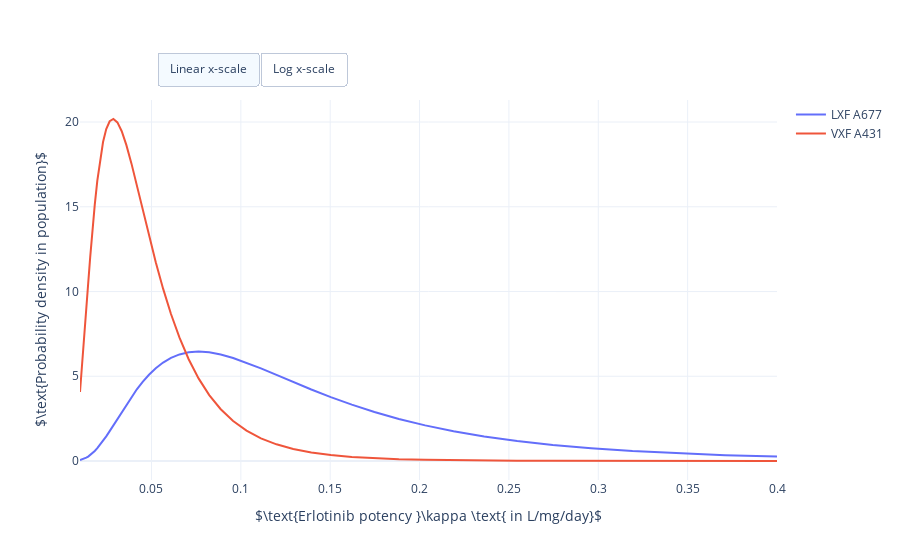

Source (notebook cell):
### Markdown cell above
Note that the population mean of the parameters $\psi$ is not of the same scale as the standard deviation of the log-normal distribution $\sigma _i$. To illustrate this point, we plotted the inferred distribution of Erlotinib's potency across indiviudal mice for LXF A677 and VXF A431 below. The population means reported in [1] were 0.117 L/mg/day and 0.0401 L/mg/day with log-normal standard deviations of 0.654 and 0.585.

### Code cell
#
# Illustration of Erlotinib's potency population distribution for LXF A677 mice assuming estimate for population mean and standard deviation in [1] were exact.
#

import numpy as np
import plotly.graph_objects as go
from scipy.stats import lognorm


# Estimates for mean and s.d. kappa from Table 1, LXF A677
mean = 0.117  # in "log(L/mg/day)"
sd = 0.654  # in "log(L/mg/day)"

# Get 1st and 99th percentile
start = -2  
end = np.log10(0.4)

# Trace out probability density
lxf_kappa = np.logspace(start=start, stop=end)
lxf_pdf = lognorm.pdf(lxf_kappa, scale=mean, s=sd)

# Estimates for mean and s.d. kappa from Table 1, LXF A677
mean = 0.0401  # in "log(L/mg/day)"
sd = 0.585  # in "log(L/mg/day)"

# Get 1st and 99th percentile
start = -2  
end = np.log10(0.4)

# Trace out probability density
vxf_kappa = np.logspace(start=start, stop=end)
vxf_pdf = lognorm.pdf(vxf_kappa, scale=mean, s=sd)  # log(x/mean) = log(x) - log(mean)

# Create figure
fig = go.Figure()

# Plot dsitribution of kappa for LXF A677
fig.add_trace(go.Scatter(
    x=lxf_kappa,
    y=lxf_pdf,
    name='LXF A677',
    hovertemplate=
        "Potency of Erlotinib: %{x:.02f} L/mg/day<br>" +
        "Probability density in population: %{y:.02f}<br>" +
        "<extra></extra>",
    mode="lines",
))

# Plot distribution of kappa for VXF A431
fig.add_trace(go.Scatter(
    x=vxf_kappa,
    y=vxf_pdf,
    name='VXF A431',
    hovertemplate=
        "Potency of Erlotinib: %{x:.02f} L/mg/day<br>" +
        "Probability density in population: %{y:.02f}<br>" +
        "<extra></extra>",
    mode="lines",
))

# Set X, Y axis and figure size
fig.update_layout(
    autosize=True,
    xaxis_title=r'$\text{Erlotinib potency }\kappa \text{ in L/mg/day}$',
    yaxis_title=r'$\text{Probability density in population}$',
    template="plotly_white")

# Add switch between linear and log y-scale
fig.update_layout(
    updatemenus=[
        dict(
            type = "buttons",
            direction = "left",
            buttons=list([
                dict(
                    args=[{"xaxis.type": "linear"}],
                    label="Linear x-scale",
                    method="relayout"
                ),
                dict(
                    args=[{"xaxis.type": "log"}],
                    label="Log x-scale",
                    method="relayout"
                )
            ]),
            pad={"r": 0, "t": -10},
            showactive=True,
            x=0.11,
            xanchor="left",
            y=1.1,
            yanchor="top"
        ),
    ]
)

# Show figure
fig.show()

### Figure 1 — Plotly figure (JSON) as saved in the notebook; plotly's stock layout.template omitted (floating-point values rounded to 4 significant figures)
{"data": [{"hovertemplate": "Potency of Erlotinib: %{x:.02f} L/mg/day<br>Probability density in population: %{y:.02f}<br><extra></extra>", "mode": "lines", "name": "LXF A677", "type": "scatter", "x": [0.01, 0.01078, 0.01162, 0.01253, 0.01351, 0.01457, 0.01571, 0.01694, 0.01826, 0.01969, 0.02123, 0.02289, 0.02468, 0.02661, 0.02869, 0.03093, 0.03335, 0.03596, 0.03877, 0.0418, 0.04507, 0.0486, 0.0524, 0.05649, 0.06091, 0.06567, 0.07081, 0.07634, 0.08231, 0.08875, 0.09569, 0.1032, 0.1112, 0.1199, 0.1293, 0.1394, 0.1503, 0.1621, 0.1747, 0.1884, 0.2031, 0.219, 0.2362, 0.2546, 0.2745, 0.296, 0.3191, 0.3441, 0.371, 0.4], "y": [0.05176, 0.07353, 0.1031, 0.1426, 0.1947, 0.2622, 0.3486, 0.4574, 0.5921, 0.7565, 0.9538, 1.187, 1.457, 1.766, 2.111, 2.491, 2.901, 3.333, 3.78, 4.23, 4.671, 5.091, 5.475, 5.811, 6.086, 6.29, 6.415, 6.457, 6.413, 6.286, 6.081, 5.804, 5.468, 5.083, 4.662, 4.221, 3.771, 3.324, 2.892, 2.483, 2.104, 1.759, 1.451, 1.182, 0.9494, 0.7528, 0.5891, 0.4549, 0.3466, 0.2607]}, {"hovertemplate": "Potency of Erlotinib: %{x:.02f} L/mg/day<br>Probability density in population: %{y:.02f}<br><extra></extra>", "mode": "lines", "name": "VXF A431", "type": "scatter", "x": [0.01, 0.01078, 0.01162, 0.01253, 0.01351, 0.01457, 0.01571, 0.01694, 0.01826, 0.01969, 0.02123, 0.02289, 0.02468, 0.02661, 0.02869, 0.03093, 0.03335, 0.03596, 0.03877, 0.0418, 0.04507, 0.0486, 0.0524, 0.05649, 0.06091, 0.06567, 0.07081, 0.07634, 0.08231, 0.08875, 0.09569, 0.1032, 0.1112, 0.1199, 0.1293, 0.1394, 0.1503, 0.1621, 0.1747, 0.1884, 0.2031, 0.219, 0.2362, 0.2546, 0.2745, 0.296, 0.3191, 0.3441, 0.371, 0.4], "y": [4.073, 5.085, 6.245, 7.543, 8.961, 10.47, 12.03, 13.6, 15.12, 16.54, 17.79, 18.82, 19.58, 20.04, 20.18, 19.98, 19.46, 18.64, 17.56, 16.27, 14.83, 13.3, 11.72, 10.17, 8.674, 7.277, 6.006, 4.875, 3.892, 3.056, 2.36, 1.793, 1.34, 0.9846, 0.7117, 0.506, 0.3538, 0.2434, 0.1646, 0.1096, 0.0717, 0.04615, 0.02922, 0.0182, 0.01115, 0.006715, 0.003979, 0.002319, 0.00133, 0.0007496]}], "layout": {"autosize": true, "updatemenus": [{"buttons": [{"args": [{"xaxis.type": "linear"}], "label": "Linear x-scale", "method": "relayout"}, {"args": [{"xaxis.type": "log"}], "label": "Log x-scale", "method": "relayout"}], "direction": "left", "pad": {"r": 0, "t": -10}, "showactive": true, "type": "buttons", "x": 0.11, "xanchor": "left", "y": 1.1, "yanchor": "top"}], "xaxis": {"title": {"text": "$\\text{Erlotinib potency }\\kappa \\text{ in L/mg/day}$"}}, "yaxis": {"title": {"text": "$\\text{Probability density in population}$"}}}}
